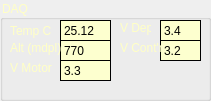
    <widget class="QGroupBox" name="groupBox_4">
     <property name="geometry">
      <rect>
       <x>230</x>
       <y>530</y>
       <width>211</width>
       <height>101</height>
      </rect>
     </property>
     <property name="styleSheet">
      <string notr="true">color: rgb(255, 255, 198);</string>
     </property>
     <property name="title">
      <string>DAQ</string>
     </property>
     <widget class="QLabel" name="labelTemperature">
      <property name="geometry">
       <rect>
        <x>60</x>
        <y>20</y>
        <width>51</width>
        <height>21</height>
       </rect>
      </property>
      <property name="styleSheet">
       <string notr="true">background-color: rgb(253, 255, 207);
color: rgb(0, 0, 0);</string>
      </property>
      <property name="frameShape">
       <enum>QFrame::Box</enum>
      </property>
      <property name="frameShadow">
       <enum>QFrame::Plain</enum>
      </property>
      <property name="lineWidth">
       <number>1</number>
      </property>
      <property name="text">
       <string>25.12</string>
      </property>
     </widget>
     <widget class="QLabel" name="labelAltitude">
      <property name="geometry">
       <rect>
        <x>60</x>
        <y>40</y>
        <width>51</width>
        <height>21</height>
       </rect>
      </property>
      <property name="styleSheet">
       <string notr="true">background-color: rgb(253, 255, 207);
color: rgb(0, 0, 0);</string>
      </property>
      <property name="frameShape">
       <enum>QFrame::Box</enum>
      </property>
      <property name="text">
       <string>770</string>
      </property>
     </widget>
     <widget class="QLabel" name="labelVMotor">
      <property name="geometry">
       <rect>
        <x>60</x>
        <y>60</y>
        <width>51</width>
        <height>21</height>
       </rect>
      </property>
      <property name="styleSheet">
       <string notr="true">background-color: rgb(253, 255, 207);
color: rgb(0, 0, 0);</string>
      </property>
      <property name="frameShape">
       <enum>QFrame::Box</enum>
      </property>
      <property name="text">
       <string>3.3</string>
      </property>
     </widget>
     <widget class="QLabel" name="labelVDepth">
      <property name="geometry">
       <rect>
        <x>160</x>
        <y>20</y>
        <width>41</width>
        <height>21</height>
       </rect>
      </property>
      <property name="styleSheet">
       <string notr="true">background-color: rgb(253, 255, 207);
color: rgb(0, 0, 0);</string>
      </property>
      <property name="frameShape">
       <enum>QFrame::Box</enum>
      </property>
      <property name="text">
       <string>3.4</string>
      </property>
     </widget>
     <widget class="QLabel" name="labelVCont">
      <property name="geometry">
       <rect>
        <x>160</x>
        <y>40</y>
        <width>41</width>
        <height>21</height>
       </rect>
      </property>
      <property name="styleSheet">
       <string notr="true">background-color: rgb(253, 255, 207);
color: rgb(0, 0, 0);</string>
      </property>
      <property name="frameShape">
       <enum>QFrame::Box</enum>
      </property>
      <property name="text">
       <string>3.2</string>
      </property>
     </widget>
     <widget class="QLabel" name="labelAlt_3">
      <property name="geometry">
       <rect>
        <x>120</x>
        <y>40</y>
        <width>41</width>
        <height>16</height>
       </rect>
      </property>
      <property name="text">
       <string>V Cont'r</string>
      </property>
     </widget>
     <widget class="QLabel" name="labelAlt_4">
      <property name="geometry">
       <rect>
        <x>120</x>
        <y>20</y>
        <width>31</width>
        <height>16</height>
       </rect>
      </property>
      <property name="text">
       <string>V Depth</string>
      </property>
     </widget>
     <widget class="QLabel" name="labelTemp">
      <property name="geometry">
       <rect>
        <x>10</x>
        <y>20</y>
        <width>41</width>
        <height>21</height>
       </rect>
      </property>
      <property name="text">
       <string>Temp C</string>
      </property>
     </widget>
     <widget class="QLabel" name="labelAlt">
      <property name="geometry">
       <rect>
        <x>10</x>
        <y>40</y>
        <width>51</width>
        <height>16</height>
       </rect>
      </property>
      <property name="text">
       <string>Alt (mdpl)</string>
      </property>
     </widget>
     <widget class="QLabel" name="labelAlt_2">
      <property name="geometry">
       <rect>
        <x>10</x>
        <y>60</y>
        <width>51</width>
        <height>16</height>
       </rect>
      </property>
      <property name="text">
       <string>V Motor</string>
      </property>
     </widget>
    </widget>
